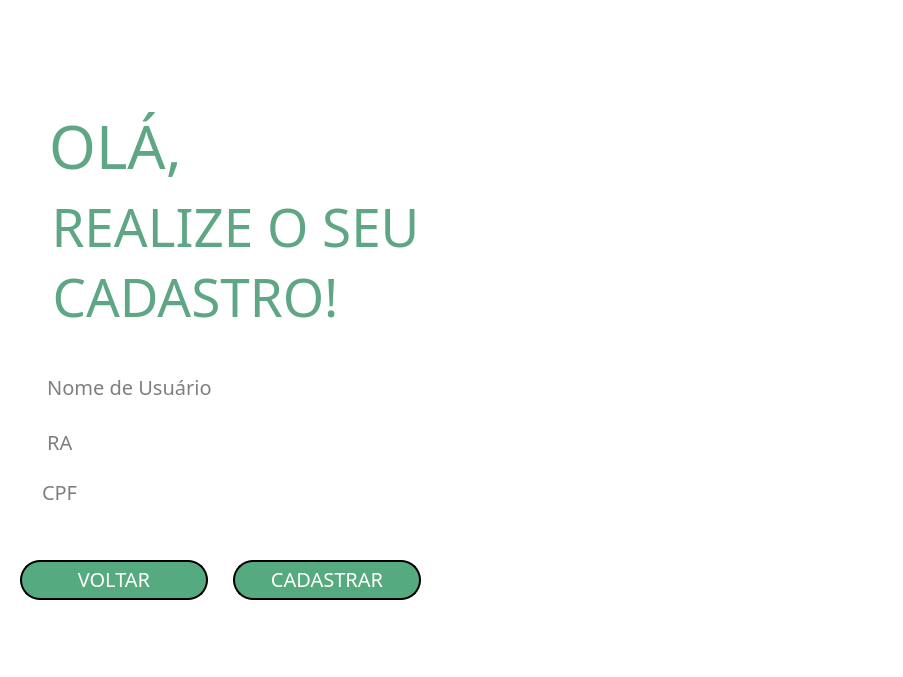
<?xml version="1.0" encoding="UTF-8"?>
<ui version="4.0">
 <class>Form</class>
 <widget class="QWidget" name="Form">
  <property name="geometry">
   <rect>
    <x>0</x>
    <y>0</y>
    <width>903</width>
    <height>677</height>
   </rect>
  </property>
  <property name="windowTitle">
   <string>Form</string>
  </property>
  <property name="styleSheet">
   <string notr="true">background-color: rgb(255, 255, 255);</string>
  </property>
  <widget class="QPushButton" name="pushButton_4">
   <property name="geometry">
    <rect>
     <x>550</x>
     <y>-350</y>
     <width>481</width>
     <height>1371</height>
    </rect>
   </property>
   <property name="styleSheet">
    <string notr="true">image: url(:/img_login/img/fundo.png);
background-color: qlineargradient(spread:pad, x1:0.54, y1:1, x2:0.5, y2:0.04, stop:0 rgba(0, 0, 0, 0), stop:1 rgba(255, 255, 255, 0));
border: none;</string>
   </property>
   <property name="text">
    <string/>
   </property>
  </widget>
  <widget class="QWidget" name="widget" native="true">
   <property name="geometry">
    <rect>
     <x>-10</x>
     <y>-50</y>
     <width>571</width>
     <height>731</height>
    </rect>
   </property>
   <property name="styleSheet">
    <string notr="true">background-color: rgb(255, 255, 255);</string>
   </property>
   <widget class="QWidget" name="horizontalLayoutWidget_4">
    <property name="geometry">
     <rect>
      <x>50</x>
      <y>410</y>
      <width>361</width>
      <height>61</height>
     </rect>
    </property>
    <layout class="QHBoxLayout" name="horizontalLayout_4">
     <item>
      <widget class="QLineEdit" name="campo_usuario_cad">
       <property name="font">
        <font>
         <family>Franklin Gothic Heavy</family>
         <pointsize>15</pointsize>
        </font>
       </property>
       <property name="styleSheet">
        <string notr="true">background-color: rgb(225, 225, 225);
border: none;
border-bottom: 2px	 solid rgba(105,118, 132, 255);
color: black;
padding-bottom: 7px;
background-color: qlineargradient(spread:pad, x1:0.54, y1:1, x2:0.5, y2:0.04, stop:0 rgba(0, 0, 0, 0), stop:1 rgba(255, 255, 255, 0));</string>
       </property>
       <property name="placeholderText">
        <string> Nome de Usuário</string>
       </property>
      </widget>
     </item>
    </layout>
   </widget>
   <widget class="QWidget" name="horizontalLayoutWidget_5">
    <property name="geometry">
     <rect>
      <x>50</x>
      <y>470</y>
      <width>361</width>
      <height>51</height>
     </rect>
    </property>
    <layout class="QHBoxLayout" name="horizontalLayout_5">
     <item>
      <widget class="QLineEdit" name="campo_reg_cad">
       <property name="font">
        <font>
         <family>Franklin Gothic Heavy</family>
         <pointsize>15</pointsize>
        </font>
       </property>
       <property name="styleSheet">
        <string notr="true">background-color: rgb(225, 225, 225);
border: none;
border-bottom: 2px	 solid rgba(105,118, 132, 255);
color: black;
padding-bottom: 7px;
background-color: qlineargradient(spread:pad, x1:0.54, y1:1, x2:0.5, y2:0.04, stop:0 rgba(0, 0, 0, 0), stop:1 rgba(255, 255, 255, 0));</string>
       </property>
       <property name="echoMode">
        <enum>QLineEdit::Password</enum>
       </property>
       <property name="placeholderText">
        <string> RA</string>
       </property>
      </widget>
     </item>
    </layout>
   </widget>
   <widget class="QWidget" name="horizontalLayoutWidget_2">
    <property name="geometry">
     <rect>
      <x>40</x>
      <y>240</y>
      <width>411</width>
      <height>73</height>
     </rect>
    </property>
    <layout class="QHBoxLayout" name="horizontalLayout_2">
     <item>
      <widget class="QLabel" name="label_2">
       <property name="font">
        <font>
         <family>Segoe UI Black</family>
         <pointsize>40</pointsize>
         <weight>50</weight>
         <bold>false</bold>
        </font>
       </property>
       <property name="styleSheet">
        <string notr="true">color: rgb(95, 166, 132);</string>
       </property>
       <property name="text">
        <string>REALIZE O SEU</string>
       </property>
       <property name="alignment">
        <set>Qt::AlignCenter</set>
       </property>
      </widget>
     </item>
    </layout>
   </widget>
   <widget class="QWidget" name="horizontalLayoutWidget_3">
    <property name="geometry">
     <rect>
      <x>30</x>
      <y>590</y>
      <width>401</width>
      <height>80</height>
     </rect>
    </property>
    <layout class="QHBoxLayout" name="horizontalLayout_3">
     <property name="spacing">
      <number>25</number>
     </property>
     <item>
      <widget class="QPushButton" name="botao_voltar">
       <property name="minimumSize">
        <size>
         <width>0</width>
         <height>40</height>
        </size>
       </property>
       <property name="font">
        <font>
         <family>Segoe UI Black</family>
         <pointsize>15</pointsize>
        </font>
       </property>
       <property name="styleSheet">
        <string notr="true">border: 2px solid #388e3c;
color: rgb(255, 255, 255);
background-color: rgb(85, 170, 127);
padding-bottom: 3px;
border-radius: 20px;
border-color: rgb(0, 0, 0);</string>
       </property>
       <property name="text">
        <string>VOLTAR</string>
       </property>
      </widget>
     </item>
     <item>
      <widget class="QPushButton" name="botao_cadastrar">
       <property name="minimumSize">
        <size>
         <width>0</width>
         <height>40</height>
        </size>
       </property>
       <property name="font">
        <font>
         <family>Segoe UI Black</family>
         <pointsize>15</pointsize>
        </font>
       </property>
       <property name="styleSheet">
        <string notr="true">border: 2px solid #388e3c;
color: rgb(255, 255, 255);
background-color: rgb(85, 170, 127);
padding-bottom: 3px;
border-radius: 20px;
border-color: rgb(0, 0, 0);</string>
       </property>
       <property name="text">
        <string>CADASTRAR</string>
       </property>
      </widget>
     </item>
    </layout>
   </widget>
   <widget class="QWidget" name="horizontalLayoutWidget">
    <property name="geometry">
     <rect>
      <x>40</x>
      <y>150</y>
      <width>171</width>
      <height>91</height>
     </rect>
    </property>
    <layout class="QHBoxLayout" name="horizontalLayout">
     <item>
      <widget class="QLabel" name="label">
       <property name="font">
        <font>
         <family>Segoe UI Black</family>
         <pointsize>45</pointsize>
         <weight>50</weight>
         <bold>false</bold>
        </font>
       </property>
       <property name="styleSheet">
        <string notr="true">color: rgb(95, 166, 132);
</string>
       </property>
       <property name="text">
        <string>OLÁ,</string>
       </property>
       <property name="alignment">
        <set>Qt::AlignCenter</set>
       </property>
      </widget>
     </item>
    </layout>
   </widget>
   <widget class="QWidget" name="horizontalLayoutWidget_6">
    <property name="geometry">
     <rect>
      <x>40</x>
      <y>310</y>
      <width>331</width>
      <height>73</height>
     </rect>
    </property>
    <layout class="QHBoxLayout" name="horizontalLayout_6">
     <item>
      <widget class="QLabel" name="label_4">
       <property name="font">
        <font>
         <family>Segoe UI Black</family>
         <pointsize>40</pointsize>
         <weight>50</weight>
         <bold>false</bold>
        </font>
       </property>
       <property name="styleSheet">
        <string notr="true">color: rgb(95, 166, 132);</string>
       </property>
       <property name="text">
        <string>CADASTRO!</string>
       </property>
       <property name="alignment">
        <set>Qt::AlignCenter</set>
       </property>
      </widget>
     </item>
    </layout>
   </widget>
   <widget class="QWidget" name="horizontalLayoutWidget_7">
    <property name="geometry">
     <rect>
      <x>50</x>
      <y>520</y>
      <width>361</width>
      <height>51</height>
     </rect>
    </property>
    <layout class="QHBoxLayout" name="horizontalLayout_7">
     <item>
      <widget class="QLineEdit" name="campo_senha_cad">
       <property name="font">
        <font>
         <family>Franklin Gothic Heavy</family>
         <pointsize>15</pointsize>
        </font>
       </property>
       <property name="styleSheet">
        <string notr="true">background-color: rgb(225, 225, 225);
border: none;
border-bottom: 2px	 solid rgba(105,118, 132, 255);
color: black;
padding-bottom: 7px;
background-color: qlineargradient(spread:pad, x1:0.54, y1:1, x2:0.5, y2:0.04, stop:0 rgba(0, 0, 0, 0), stop:1 rgba(255, 255, 255, 0));</string>
       </property>
       <property name="echoMode">
        <enum>QLineEdit::Password</enum>
       </property>
       <property name="placeholderText">
        <string>CPF</string>
       </property>
      </widget>
     </item>
    </layout>
   </widget>
  </widget>
 </widget>
 <tabstops>
  <tabstop>campo_usuario_cad</tabstop>
  <tabstop>campo_reg_cad</tabstop>
  <tabstop>campo_senha_cad</tabstop>
  <tabstop>botao_voltar</tabstop>
  <tabstop>botao_cadastrar</tabstop>
  <tabstop>pushButton_4</tabstop>
 </tabstops>
 <resources>
  <include location="imagens.qrc"/>
 </resources>
 <connections/>
</ui>
